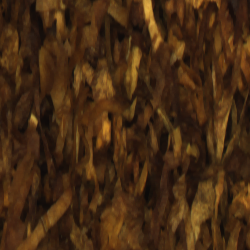
%> input picture train/patch/test/0-1.2751.1001.bmp, 250 x 250 px; its folder holds only this picture in this run
$ octave Segment.m   (GNU Octave 9; MATLAB toolbox functions it lacks are replaced by stand-ins)
%> lines starting %> are read from the running program, lines starting %| are printed output that depends on the picture
%> further down, srcimg is the input picture: size 250x250x3 uint8; mean R, G, B 68.9, 42.5, 19.3
### train/BBox.m
function [ bPt ] = BBox( fname )
%> called with fname = '..\image\test_labeled\0-1.2751.1001.bmp'

% [5 lines of commented-out code are left out]


srcimg = imread(fname); %height x width x depth
height = size(srcimg,1);
%> height = 250
width = size(srcimg,2);
%> width = 250
% optimg = rgb2ycbcr(srcimg);
R = srcimg(:,:,1);
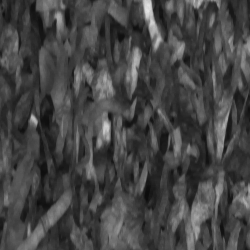
%> R: size 250x250 uint8; min 12, max 228, mean 68.9
G = srcimg(:,:,2);
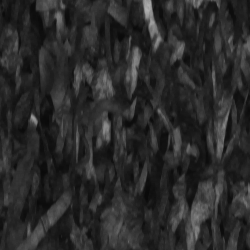
%> G: size 250x250 uint8; min 9, max 177, mean 42.5
B = srcimg(:,:,3);
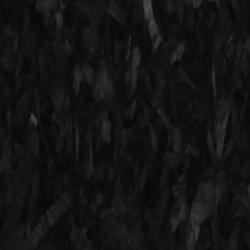
%> B: size 250x250 uint8; min 8, max 75, mean 19.3
bbox_index = find((R == 34 & G == 177 & B == 76) | (R == 237 & G == 28 & B == 36) | (R==63 & G==72 & B==204));
%> bbox_index = []
bbox = zeros(height, width);
visited = zeros(height, width);
bbox(bbox_index) = 1;
%> bbox: size 250x250 double; every value is 0
bPt = zeros(0,6);

for i = 1:height
    for j = 1:width
        %% find seed
        if bbox(i, j) == 0
            continue;
        end
        visited(i, j) = 1;
        %Neighbor is visited
        if isempty(find(visited(Neighbor(i, j, height, width))==1)) == 0
            continue;
        end
        %% find corner
        P1 = [i j]; % Upper Left Point

        tmp_i = i;
        tmp_j = j;
        while tmp_i < height && bbox(tmp_i+1, tmp_j)
            tmp_i = tmp_i + 1;
        end
        P2 = [tmp_i tmp_j]; %2 Lower Left Point

        tmp_i = i;
        tmp_j = j;
        while tmp_j < width && bbox(tmp_i, tmp_j+1)
            tmp_j = tmp_j + 1;
        end
        P3 = [tmp_i tmp_j]; %3 Upper Right Point

        bPt = [bPt;P1 P2 P3];
    end
end

end

### train/Segment.m
%% constants
hsize = 250; %height
wsize = 250; %width

hstride = hsize; %no overlap
wstride = wsize;

srcdir = '..\image\test\';
optname = [];%[int2str(hsize) 'x' int2str(wsize)];
optdir = ['.\patch\test' optname '\'];
system(['mkdir ' optdir]);

dirOutput=dir(fullfile(srcdir,'*.bmp'));
fileNames={dirOutput.name}';


patchcnt = 0;


for i = 1:length(fileNames)
    splitName = strsplit(fileNames{i}, '-');
    %if strcmp(splitName{end}, 'marked.bmp')
    %    continue
    %end

    fprintf('%d, %s\n', i, fileNames{i});
    srcimg = imread(['..\image\test\'  fileNames{i}]); %height x width x depth
    splitName = strsplit(fileNames{i}, '.');
    rawName = splitName{1};
    %srcimg_marked = imread(['image\'  rawName '-marked.bmp']);
    bpt = BBox(['..\image\test_labeled\' fileNames{i}]);%BBox(['image\'  rawName '-marked.bmp']);
%> bpt = []
    num_box = size(bpt,1);
%> num_box = 0
    imgHeight = size(srcimg, 1);
%> imgHeight = 250
    imgWidth = size(srcimg, 2);
%> imgWidth = 250

    for m = 1:hstride:imgHeight-hstride+1
        for n = 1:wstride:imgWidth-wstride+1
            tmpPatch = srcimg(m:m+hstride-1, n:n+wstride-1,:);
            label = 0;
            for j = 1:num_box
               if ~(bpt(j,1)>=m+hstride-1 || bpt(j,2)>=n+wstride-1 || bpt(j,3)<=m || bpt(j,6)<=n)
                   label = 1;
                   break
               end
            end
            patchName = [optdir num2str(label) '-' rawName '.' int2str(m) '.' int2str(n) '.bmp'];
            patchcnt = patchcnt + 1;
            imwrite(tmpPatch, patchName);
        end
    end
%> after the loop, patchcnt = 1

end

$ run again, on train/patch/test/0-1.4251.1.bmp
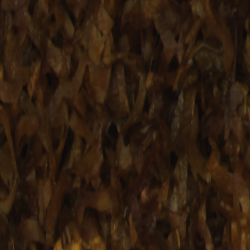
%> input picture train/patch/test/0-1.4251.1.bmp, 250 x 250 px
%> srcimg is the input picture: size 250x250x3 uint8; mean R, G, B 46.3, 28.9, 15.2
%> in BBox, `R = srcimg(:,:,1);`:
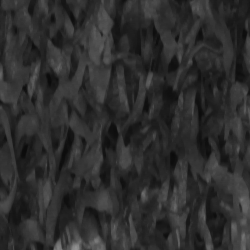
%> R: size 250x250 uint8; min 11, max 146, mean 46.3
%> in BBox, `B = srcimg(:,:,3);`:
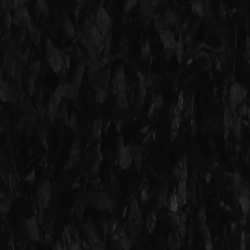
%> B: size 250x250 uint8; min 8, max 56, mean 15.2
%> bbox_index = []
%> bbox: size 250x250 double; every value is 0
%> after the loop `for m = 1:hstride:imgHeight-hstride+1`: patchcnt = 1

$ run again, on train/patch/test/0-1.7751.1001.bmp
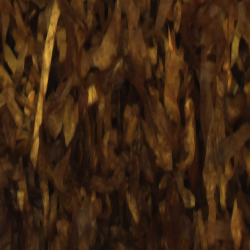
%> input picture train/patch/test/0-1.7751.1001.bmp, 250 x 250 px
%> srcimg is the input picture: size 250x250x3 uint8; mean R, G, B 62, 37.6, 17.4
%> in BBox, `R = srcimg(:,:,1);`:
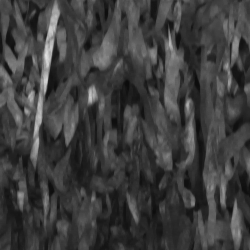
%> R: size 250x250 uint8; min 12, max 225, mean 62
%> in BBox, `B = srcimg(:,:,3);`:
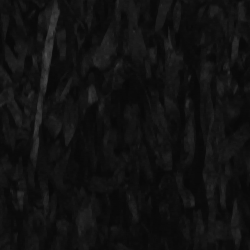
%> B: size 250x250 uint8; min 8, max 75, mean 17.4
%> bbox_index = []
%> bbox: size 250x250 double; every value is 0
%> after the loop `for m = 1:hstride:imgHeight-hstride+1`: patchcnt = 1

$ run again, on train/patch/test/0-1.8751.1251.bmp
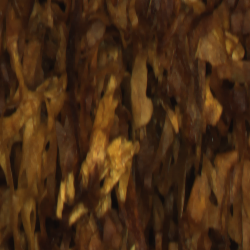
%> input picture train/patch/test/0-1.8751.1251.bmp, 250 x 250 px
%> srcimg is the input picture: size 250x250x3 uint8; mean R, G, B 72, 43.9, 19.5
%> in BBox, `G = srcimg(:,:,2);`:
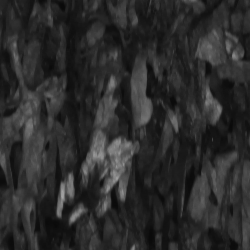
%> G: size 250x250 uint8; min 10, max 164, mean 43.9
%> in BBox, `B = srcimg(:,:,3);`:
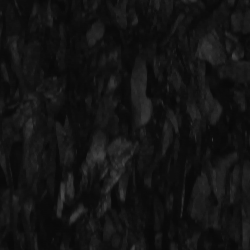
%> B: size 250x250 uint8; min 8, max 71, mean 19.5
%> bbox_index = []
%> bbox: size 250x250 double; every value is 0
%> after the loop `for m = 1:hstride:imgHeight-hstride+1`: patchcnt = 1

$ run again, on train/patch/test/0-1.3001.1501.bmp
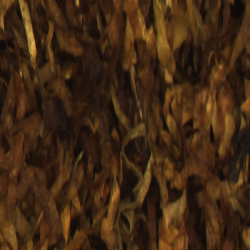
%> input picture train/patch/test/0-1.3001.1501.bmp, 250 x 250 px
%> srcimg is the input picture: size 250x250x3 uint8; mean R, G, B 65.1, 40.7, 19.5
%> in BBox, `R = srcimg(:,:,1);`:
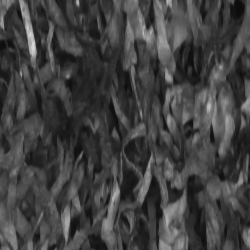
%> R: size 250x250 uint8; min 12, max 214, mean 65.1
%> in BBox, `B = srcimg(:,:,3);`:
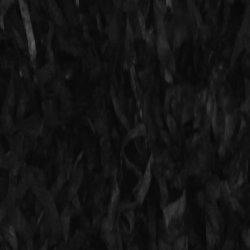
%> B: size 250x250 uint8; min 8, max 91, mean 19.5
%> bbox_index = []
%> bbox: size 250x250 double; every value is 0
%> after the loop `for m = 1:hstride:imgHeight-hstride+1`: patchcnt = 1
